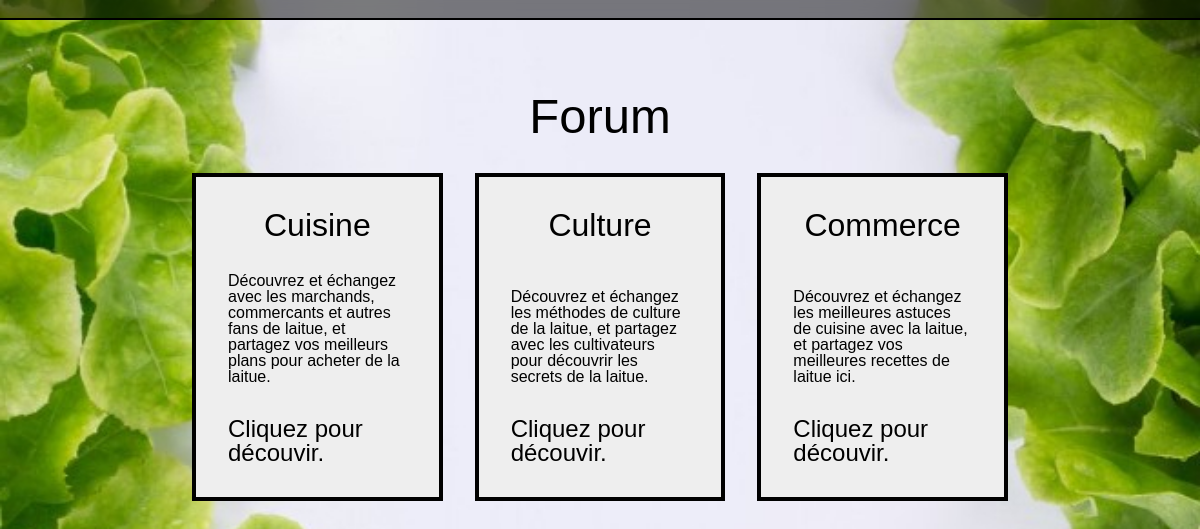
/Views/categorie.php, run on the app's committed database.
### tables this page shows
CREATE TABLE categorie(
   idCategorie INT AUTO_INCREMENT,
   titreCategorie VARCHAR(50)  NOT NULL,
   descCategorie TEXT  NOT NULL,
   PRIMARY KEY(idCategorie)
);

### Controllers/categorieController.php (called while the page is built, shortened)
<?php
$connect = connect();
$categories = $connect->query("SELECT * FROM categorie")->fetchAll();
?>

### Views/categorie.php (the view, shortened to what this page needs)
<!DOCTYPE html>
<html lang="en">
<head>
    <?php require_once "../Includes/head.php";
    require_once "../Controllers/categorieController.php"?>
    <link rel="stylesheet" href="../CSS/forum.css">
</head>
<body>
    <div class="userWelcome">
        <span id="bandeauUser"></span>
        <span id="bandeauDate"></span>
        <span id="bandeauConnection"></span>
    </div>
    <div class="page">
        <h1>Forum</h1>
        <div class="multipleElement">
            <?php foreach($categories as $categorie)
            {
                echo
                '<a class="masterCard" href="sujet.php?idCat='.$categorie["idCategorie"].'">
                <h1>'.$categorie["titreCategorie"].'</h1>
                <span>'.$categorie["descCategorie"]. '</span>
                <h2>Cliquez pour découvir.</h2>
                </a>';
            }
            ?>
        </div>
    </div>
</body>
</html>

### Includes/head.php (shortened to what this page needs)
<link rel="stylesheet" href="../CSS/reset.css">
<link rel="stylesheet" href="../CSS/style.css">
<link rel="stylesheet" href="../CSS/button.css">

### CSS/style.css (style rules this page uses)
body { font-size: calc(0.5vw + 10px); min-height: 100vh; font-family: sans-serif; background-image: url(../Images/Laitue0.jpg); background-size:cover; background-position: top; }
h1 { font-size: calc(1.75em + 1.75vw); text-align: center; }
h2 { font-size: 150%; }
.page { display: flex; flex-direction: column; padding: 4.5em 16vw; gap: 2em; }
.multipleElement { display: flex; flex-wrap: wrap-reverse; flex-direction: row-reverse; align-items: center; gap: 2em; justify-content: center; }
.multipleElement a { display: flex; text-decoration: none; }
.multipleElement * { flex: 1; }
.userWelcome { display: flex; flex-wrap: wrap; position: sticky; top: 0; padding: 0.5em 1.5em; gap: 1.5em; background-color: #00000080; border-bottom: #000 solid calc(0.025vw + 0.15em); backdrop-filter: blur(10px); color: #fff; }
.userWelcome * { overflow: hidden; white-space: nowrap; text-overflow: ellipsis; min-width: 170px; text-align: center; padding: 1px; flex: 1 0 0; }

### CSS/forum.css (style rules this page uses)
.masterCard { display: flex; flex-direction: column; gap: 2em; padding: 2em; border: #000 solid calc(0.1vw + 0.2em); color: #000; align-self: stretch; background-color: #eee; }
.masterCard h1 { font-size: 200%; }

### data on the page
categorie: titreCategorie "Commerce", descCategorie "Découvrez et échangez les meilleures astuces de cuisine avec la laitue, et partagez vos meilleures recettes de laitue ici."
categorie: titreCategorie "Culture", descCategorie "Découvrez et échangez les méthodes de culture de la laitue, et partagez avec les cultivateurs pour découvrir les secrets de la laitue."
categorie: titreCategorie "Cuisine", descCategorie "Découvrez et échangez avec les marchands, commercants et autres fans de laitue, et partagez vos meilleurs plans pour acheter de la laitue."
